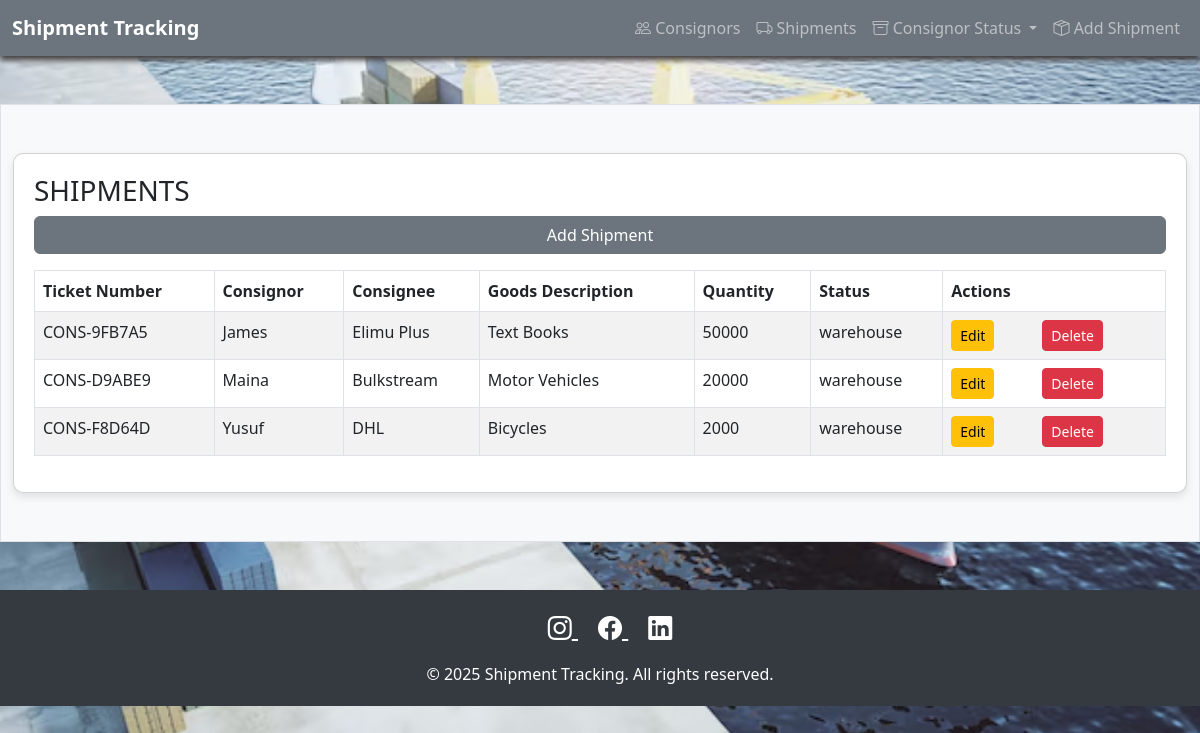
The app's page /shipments/ with its own data.
### ShipmentApp/models.py (models this page shows, shortened)
class Shipment(models.Model):
    STATUS_CHOICES = [
        ('warehouse', 'In Warehouse'),
        ('transit', 'In Transit'),
    ]
    consignor = models.ForeignKey(Consignor, on_delete=models.CASCADE, related_name="shipments")
    consignee = models.ForeignKey(Consignee, on_delete=models.CASCADE)
    ticket_number = models.CharField(max_length=50, blank=True)  # Inherit from Consignor
    goods_description = models.TextField()
    quantity = models.PositiveIntegerField(default=0)
    created_at = models.DateTimeField(auto_now_add=True)
    shipment_date = models.DateField(auto_now_add=True)
    status = models.CharField(max_length=10, choices=STATUS_CHOICES, default='warehouse')

class Consignor(models.Model):
    name = models.CharField(max_length=50)
    ticket_number = models.CharField(max_length=50, unique=True, blank=True)  # Unique ticket number
    is_active = models.BooleanField(default=False)
    total_quantity = models.IntegerField(default=0)
    updated_at = models.DateTimeField(auto_now=True)

class Consignee(models.Model):
    name = models.CharField(max_length=100)
    address = models.TextField()

### ShipmentApp/views.py (the view)
# urls.py: path('shipments/', views.shipment_list, name='shipment_list'),
def shipment_list(request):
    shipments = Shipment.objects.all().order_by('ticket_number')
    return render(request, 'shipment_list.html', {'shipments': shipments})

### Template/shipment_list.html
{% extends 'base.html' %}
{% load static %}
{% block content %}
<h3>SHIPMENTS</h3>
<a href="{% url 'shipment_add' %}" class="btn btn-secondary mb-3">Add Shipment</a>
<table class="table table-striped table-bordered">
    <thead>
        <tr>
            <th>Ticket Number</th>
            <th>Consignor</th>
            <th>Consignee</th>
            <th>Goods Description</th>
            <th>Quantity</th>
            <th>Status</th>
            <th>Actions</th>
        </tr>
    </thead>
    <tbody>
        {% for shipment in shipments %}
        <tr>
            <td>{{ shipment.ticket_number }}</td>
            <td>{{ shipment.consignor.name }}</td>
            <td>{{ shipment.consignee.name }}</td>
            <td>{{ shipment.goods_description }}</td>
            <td>{{ shipment.quantity }}</td>
            <td>{{ shipment.status }}</td>
                <td>
    <div class="d-flex gap-5">
        <a href="{% url 'shipment_edit' shipment.pk %}" class="btn btn-sm btn-warning">Edit</a>
        <a href="{% url 'shipment_delete' shipment.pk %}" class="btn btn-sm btn-danger">Delete</a>
    </div>
        </td>
        </tr>
        {% endfor %}
    </tbody>
</table>
{% endblock %}

### Template/base.html (shortened to what this page needs)
<!DOCTYPE html>
<html lang="en">
<head>
    <link href="https://cdn.jsdelivr.net/npm/bootstrap@5.3.0/dist/css/bootstrap.min.css" rel="stylesheet">
    <link href="https://cdn.jsdelivr.net/npm/bootstrap-icons@1.10.0/font/bootstrap-icons.css" rel="stylesheet">
</head>
<body>
    <nav class="navbar navbar-expand-lg navbar-dark bg-secondary">
        <div class="container-fluid">
            <a class="navbar-brand fw-bold" href="{% url 'home' %}">Shipment Tracking</a>
            <div class="collapse navbar-collapse" id="navbarNav">
                <ul class="navbar-nav ms-auto">
                    <li class="nav-item">
                        <a class="nav-link" href="{% url 'consignor_list' %}">
                            <i class="bi bi-people"></i> Consignors
                        </a>
                    </li>
                    <li class="nav-item">
                        <a class="nav-link" href="{% url 'shipment_list' %}">
                            <i class="bi bi-truck"></i> Shipments
                        </a>
                    </li>
                    <li class="nav-item dropdown">
                        <a class="nav-link dropdown-toggle" href="#" id="consignorDropdown" role="button" data-bs-toggle="dropdown" aria-expanded="false">
                            <i class="bi bi-archive"></i> Consignor Status
                        </a>
                    </li>
                    <li class="nav-item">
                        <a class="nav-link" href="{% url 'shipment_add' %}">
                            <i class="bi bi-box-seam"></i> Add Shipment
                        </a>
                    </li>
                </ul>
            </div>
        </div>
    </nav>
    <div class="container-fluid my-5 py-5 border bg-light">
        <div class="card">
            {% block content %}{% endblock %}
        </div>
    </div>
    <footer class="footer">
        <div class="container">
            <div class="social-links">
                <a href="https://instagram.com" target="_blank" aria-label="Instagram">
                    <i class="bi bi-instagram"></i>
                </a>
                <a href="https://facebook.com" target="_blank" aria-label="Facebook">
                    <i class="bi bi-facebook"></i>
                </a>
                <a href="https://linkedin.com" target="_blank" aria-label="LinkedIn">
                    <i class="bi bi-linkedin"></i>
                </a>
            </div>
            <p class="mt-3 mb-0">&copy; 2025 Shipment Tracking. All rights reserved.</p>
        </div>
    </footer>
</body>
</html>

### Template/base.html (style rules this page uses)
body, html { height: 100%; margin: 0; }
.navbar { box-shadow: 0 4px 6px rgb(62, 58, 58); }
.navbar-nav .nav-link { transition: color 0.3s ease-in-out; }
.container { max-width: 900px; }
.card { border-radius: 10px; box-shadow: 0 4px 8px rgba(0, 0, 0, 0.1); padding: 20px; background: rgba(255, 255, 255, 0.9); }
.footer { background-color: #343a40; color: #fff; padding: 20px 0; margin-top: 40px; text-align: center; }
.footer a { color: #fff; margin: 0 10px; font-size: 1.5rem; transition: color 0.3s ease-in-out; }

### records on screen
Shipment: ticket_number "CONS-9FB7A5", consignor.name "James", consignee.name "Elimu Plus", goods_description "Text Books", quantity "50000", status "warehouse"
Shipment: ticket_number "CONS-D9ABE9", consignor.name "Maina", consignee.name "Bulkstream", goods_description "Motor Vehicles", quantity "20000", status "warehouse"
Shipment: ticket_number "CONS-F8D64D", consignor.name "Yusuf", consignee.name "DHL", goods_description "Bicycles", quantity "2000", status "warehouse"
